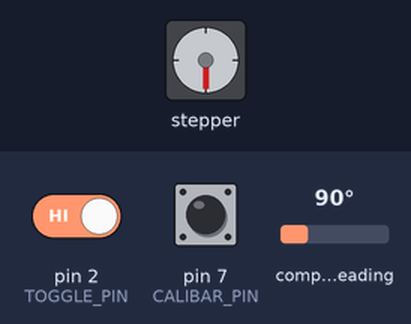
Bench run of a program on a simulated Arduino Uno, built with avr-gcc and run on an emulated ATmega328P. On the bench: stepper motor. Wiring (inferred from the names in the program): AS5600 angle sensor at I2C address 0x36; stepper motor driver (200 steps per turn assumed): step pin 9; direction pin 8; enable pin 10. The test bench sets the inputs (shaded band); at power-on: compass heading 90°, pin 2 (TOGGLE_PIN) HIGH, pin 7 (CALIBAR_PIN) HIGH. What the program prints to the serial monitor is not drawn.

Above: at 8.6 s.
8.7 s: compass heading set to 76°
At 9.15 s:
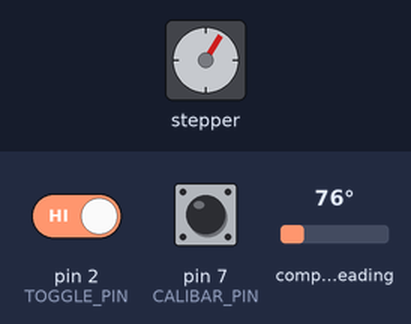
At 12.0 s:
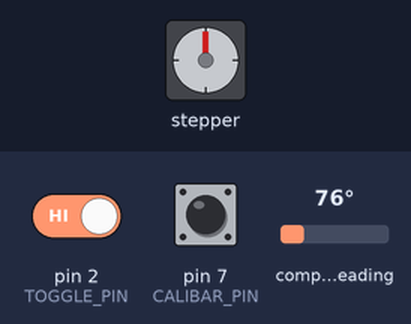
Timing chart, 0 to 13.5 s (numbered marks = the images above; inputs shaded):
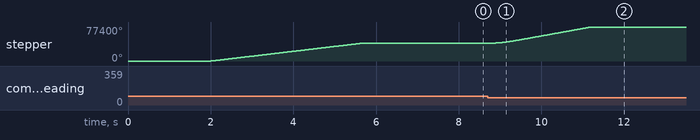

Measured:
- after the input at 8.7 s, stepper: turns 36900° clockwise in 2.5 s, starting at once

The program:

main.cpp
```cpp
#include <Arduino.h>
#include <Wire.h>

#define TOGGLE_PIN   2
#define CALIBAR_PIN  7
#define DIR_PIN      8
#define STEP_PIN     9   // Port B, Pin 1 on ATmega328P (Uno/Nano)
#define EN_PIN       10

#define AS5600_ADDR   0x36
#define RAW_ANGLE_MSB 0x0C  // i2c-> A4 sda. A5 scl
#define STATUS_REG    0x0B

long moniter_speed = 115200;
volatile uint8_t hault = 0;

// ============================================================================
//                         PHYSICAL HARDWARE LIMITS
// ============================================================================
// Locked at 1/8 Microstepping (MS1=LOW, MS2=LOW on TMC2209)
const float STEPS_PER_CM = 500.0;        // 50,000 steps per meter
const float MAX_RAIL_LENGTH_CM = 90.0;
const long MAX_STEPS = MAX_RAIL_LENGTH_CM * STEPS_PER_CM; // 45,000 steps total
const long SAFETY_BUFFER_STEPS = 2000;   // 4 cm safety zone at each end (reduce usable range to ~82 cm)
const long MIN_SAFE_STEPS = SAFETY_BUFFER_STEPS;           // Left boundary
const long MAX_SAFE_STEPS = MAX_STEPS - SAFETY_BUFFER_STEPS; // Right boundary

// ============================================================================
//      TORQUE-OPTIMIZED 24V PARAMETERS (NEMA17 42BYGH47-401A)
// ============================================================================
// Pendulum Target & Safety
float targetAngle   = 192.67;     // Vertical center offset
const float safeMargin = 25.0;    // Shut down motor if tilt > 25 deg
float deadbandAngle = 0.5f;       // Prevents micro-hunting at center

// --- DYNAMIC TORQUE BOUNDARIES ---
float speedMultiplier = 900.0f;      // Proportional speed scaling (prevents instant speed pegging)
float maxAccelPerLoop = 80.0f;       // 80 steps/loop = 32,000 steps/s² (smooth acceleration)
float minSpeedStepsSec = 100.0f;     // Minimum starting step rate
float maxSpeedStepsSec = 14000.0f;   // ~525 RPM max speed (peak torque band for belt-driven cart)
float lowAngleBoostExponent = 1.0f;  // Pure linear scaling

// --- STABLE CONTROL GAINS ---
float Kp = 40.0f;   // Responsive baseline gain
float Ki = 0.00f;   // Keep disabled
float Kd = 2.10f;   // High-speed derivative damping
// ============================================================================

// Tracking & Timing Variables
long currentPositionSteps = 0;
float currentStepsPerSec = 0.0f;

float errorAngle = 0.0;
float lastError = 0.0;
float integral = 0.0;
const float maxIntegral = 50.0;

// Derivative filtering (low-pass filter to reject encoder jitter)
float filteredDerivative = 0.0f;
const float derivativeLPF = 0.25f; // Alpha: 0.1-0.3 range

// Cascaded PID: Position outer loop DISABLED (set to near-zero to let angle loop dominate)
long centerPositionSteps = MAX_STEPS / 2;  // 22500 steps = 45 cm center
float positionError = 0.0f;
float lastPositionError = 0.0f;
float positionIntegral = 0.0f;

float posKp = 0.00012f;   // DISABLED: Position control interferes with balance
float posKi = 0.0f;   // DISABLED
float posKd = 0.0f;   // DISABLED
const float maxPositionIntegral = 0.0f;
float targetAngleDynamic = 192.67f; // Will be static (no position modulation)

unsigned long lastLoopTime = 0;
const unsigned long sampleTimeUs = 2500; // 2.5 ms loop frame (400 Hz)

volatile unsigned long lastInteruptTime = 0;
int differenceTimeAllowed = 200;

// Direct Port I/O macros for Pin 9 (Fast step pulsing)
#if defined(__AVR_ATmega328P__) || defined(__AVR_ATmega168__)
  #define STEP_HIGH() (PORTB |= 0x02)  // Pin 9 HIGH
  #define STEP_LOW()  (PORTB &= ~0x02) // Pin 9 LOW
#else
  #define STEP_HIGH() digitalWrite(STEP_PIN, HIGH)
  #define STEP_LOW()  digitalWrite(STEP_PIN, LOW)
#endif

void handleInterupts() {
  if (millis() - lastInteruptTime > differenceTimeAllowed) {
    hault = (hault == 0) ? 1 : 0;
    lastInteruptTime = millis();
  }
}

uint8_t readStatus() {
  Wire.beginTransmission(AS5600_ADDR);
  Wire.write(STATUS_REG);
  Wire.endTransmission();
  Wire.requestFrom(AS5600_ADDR, 1);
  if (Wire.available()) return Wire.read();
  return 0;
}

float readAngle() {
  Wire.beginTransmission(AS5600_ADDR);
  Wire.write(RAW_ANGLE_MSB);
  if (Wire.endTransmission() != 0) {
    return -1.0f;
  }

  Wire.requestFrom(AS5600_ADDR, 2);
  if (Wire.available() >= 2) {
    uint8_t highByte = Wire.read();
    uint8_t lowByte  = Wire.read();
    uint16_t angle = ((highByte & 0x0F) << 8) | lowByte;
    return (angle / 4096.0) * 360.0;
  }
  return -1.0f;
}

void driveMotor(float pidOutput) {
  float absOutput = abs(pidOutput);

  // 1. Calculate target speed with scaling
  float targetSpeed = 0.0f;

  if (absOutput >= deadbandAngle) {
    bool requestedDir = (pidOutput > 0);
    float boostedOutput = pow(absOutput, lowAngleBoostExponent);

    targetSpeed = constrain(boostedOutput * speedMultiplier, minSpeedStepsSec, maxSpeedStepsSec);
    if (!requestedDir) {
      targetSpeed = -targetSpeed;
    }
  } else {
    targetSpeed = 0.0f; // Smooth zero-speed in deadband
  }

  // 2. Smooth acceleration ramp toward targetSpeed
  if (targetSpeed > currentStepsPerSec) {
    currentStepsPerSec += maxAccelPerLoop;
    if (currentStepsPerSec > targetSpeed) currentStepsPerSec = targetSpeed;
  } else if (targetSpeed < currentStepsPerSec) {
    currentStepsPerSec -= maxAccelPerLoop;
    if (currentStepsPerSec < targetSpeed) currentStepsPerSec = targetSpeed;
  }

  if (abs(currentStepsPerSec) < 0.5f) {
    currentStepsPerSec = 0.0f;
    return;
  }

  // 3. Direction and hard rail boundaries with power cutoff
  bool currentDir = (currentStepsPerSec > 0.0f);

  // SAFETY: Cut motor if at or past safe boundaries
  if (currentPositionSteps <= MIN_SAFE_STEPS) {
    digitalWrite(EN_PIN, HIGH); // Cut motor power at left limit
    currentStepsPerSec = 0.0f;
    return;
  }
  if (currentPositionSteps >= MAX_SAFE_STEPS) {
    digitalWrite(EN_PIN, HIGH); // Cut motor power at right limit
    currentStepsPerSec = 0.0f;
    return;
  }

  // Also prevent moving TOWARD a boundary that's close
  if (!currentDir && currentPositionSteps - (int)(abs(currentStepsPerSec) * 0.0025f) <= MIN_SAFE_STEPS) {
    digitalWrite(EN_PIN, HIGH);
    currentStepsPerSec = 0.0f;
    return;
  }
  if (currentDir && currentPositionSteps + (int)(abs(currentStepsPerSec) * 0.0025f) >= MAX_SAFE_STEPS) {
    digitalWrite(EN_PIN, HIGH);
    currentStepsPerSec = 0.0f;
    return;
  }

  digitalWrite(DIR_PIN, currentDir ? HIGH : LOW);

  float absSpeed = abs(currentStepsPerSec);

  // 4. EVEN PULSE DISTRIBUTION ACROSS 2.5MS WINDOW
  int stepsToTake = (int)(absSpeed * 0.0025f);
  if (stepsToTake < 1) stepsToTake = 1;

  uint16_t pulseIntervalUs = 2500 / stepsToTake;

  // 5. High-speed pulse loop using direct port I/O
  for (int i = 0; i < stepsToTake; i++) {
    if (currentPositionSteps <= MIN_SAFE_STEPS || currentPositionSteps >= MAX_SAFE_STEPS) break;

    STEP_HIGH();
    delayMicroseconds(2); // Driver pulse width
    STEP_LOW();

    if (pulseIntervalUs > 2) {
      delayMicroseconds(pulseIntervalUs - 2);
    }

    if (currentDir) {
      currentPositionSteps++;
    } else {
      currentPositionSteps--;
    }
  }
}

bool calibrate() {
  Serial.println("Homing to calibration switch...");

  digitalWrite(DIR_PIN, LOW);
  while(digitalRead(CALIBAR_PIN) != HIGH) {
    STEP_HIGH();
    delayMicroseconds(80);
    STEP_LOW();
    delayMicroseconds(80);
  }

  currentPositionSteps = 0;
  Serial.println("Homed at 0 cm!");

  Serial.println("Moving carriage to center (45 cm)...");
  digitalWrite(DIR_PIN, HIGH);

  long targetCenterSteps = MAX_STEPS / 2;
  while (currentPositionSteps < targetCenterSteps) {
    STEP_HIGH();
    delayMicroseconds(80);
    STEP_LOW();
    delayMicroseconds(80);
    currentPositionSteps++;
  }

  Serial.println("Carriage centered at 45 cm.");
  Serial.println("=================================================");
  Serial.println(">>> ANGLE CALIBRATION WINDOW <<<");
  Serial.println("Hold pendulum perfectly upright.");
  Serial.println("Press the CALIBRATION switch or TOGGLE button to lock target angle...");
  Serial.println("=================================================");

  // Wait for switch/button release if currently pressed
  delay(500);

  unsigned long lastPrintTime = 0;

  // Wait for user to trigger CALIBAR_PIN or TOGGLE_PIN
  while (digitalRead(CALIBAR_PIN) == LOW && digitalRead(TOGGLE_PIN) == LOW) {
    if (millis() - lastPrintTime > 200) {
      float liveAngle = readAngle();
      Serial.print("Live Raw Angle: ");
      Serial.print(liveAngle, 2);
      Serial.println(" deg (Waiting for button press...)");
      lastPrintTime = millis();
    }
    delay(10);
  }

  // Sample vertical center over 50 readings (250ms) for high accuracy
  Serial.println("Sampling zero-angle offset...");
  float sumAngle = 0.0f;
  int sampleCount = 50;
  for (int i = 0; i < sampleCount; i++) {
    sumAngle += readAngle();
    delay(5);
  }

  targetAngle = sumAngle / (float)sampleCount;
  targetAngleDynamic = targetAngle;

  Serial.print("SUCCESS! Target Vertical Angle set to: ");
  Serial.print(targetAngle, 2);
  Serial.println(" deg");
  Serial.println("Balancing loop starting in 1 second...");
  delay(1000);

  return true;
}


void setup() {
  Serial.begin(moniter_speed);
  delay(1000);
  Wire.begin();
  Wire.setClock(400000); // Fast I2C Bus (400kHz)
  Wire.setWireTimeout(3000, true);

  delay(1000);

  pinMode(STEP_PIN, OUTPUT);
  pinMode(DIR_PIN, OUTPUT);
  pinMode(EN_PIN, OUTPUT);
  pinMode(TOGGLE_PIN, INPUT);
  pinMode(CALIBAR_PIN, INPUT);

  digitalWrite(EN_PIN, LOW); // Enable driver

  attachInterrupt(digitalPinToInterrupt(TOGGLE_PIN), handleInterupts, RISING);

  uint8_t status = readStatus();
  Serial.println(status, HEX); // 0x20 = Magnet OK, 0x28 = Magnet too close, 0x30 = Magnet too far
  if (status & 0x20) Serial.println("AS5600: Magnet detected!");
    else Serial.println("AS5600: WARNING - NO MAGNET DETECTED!");
  if (status & 0x10) Serial.println("AS5600: Magnet TOO FAR");
  if (status & 0x08) Serial.println("AS5600: Magnet TOO CLOSE");

  calibrate();
  lastLoopTime = micros();
}

void loop() {
  if (hault > 0) {
    digitalWrite(EN_PIN, HIGH);
    integral = 0;
    positionIntegral = 0;
    lastError = 0;
    lastPositionError = 0;
    filteredDerivative = 0.0f;
    currentStepsPerSec = 0.0f;
    delay(100);
    return;
  }

  // 2.5 ms high-speed sample loop (400 Hz)
  unsigned long currentTime = micros();
  if (currentTime - lastLoopTime < sampleTimeUs) return;

  float dt = (currentTime - lastLoopTime) / 1000000.0f;
  lastLoopTime = currentTime;

  float realAngle = readAngle();
  if (realAngle < 0) return;

  // ========== OUTER LOOP: Position Control (Cascaded PID) ==========
  positionError = centerPositionSteps - currentPositionSteps;

  // Position P term
  float posP = posKp * positionError;

  // Position I term (anti-windup)
  positionIntegral += positionError * dt;
  positionIntegral = constrain(positionIntegral, -maxPositionIntegral, maxPositionIntegral);
  float posI = posKi * positionIntegral;

  // Position D term (smooth derivative)
  float posDerivative = (positionError - lastPositionError) / dt;
  float posD = posKd * posDerivative;
  lastPositionError = positionError;

  // Position correction to angle setpoint (max ±3 degrees adjustment)
  float positionCorrection = constrain(posP + posI + posD, -3.0f, 3.0f);
  targetAngleDynamic = targetAngle + positionCorrection;

  // ========== INNER LOOP: Angle Balance (High-speed 400 Hz) ==========
  errorAngle = targetAngleDynamic - realAngle;
  if (errorAngle < -180.0) errorAngle += 360.0;
  if (errorAngle > 180.0)  errorAngle -= 360.0;

  if (abs(errorAngle) > safeMargin) {
    digitalWrite(EN_PIN, HIGH);
    integral = 0;
    filteredDerivative = 0.0f;
    currentStepsPerSec = 0.0f;
    return;
  } else {
    digitalWrite(EN_PIN, LOW);
  }

  // Proportional term
  float P = Kp * errorAngle;

  // Integral term
  integral += errorAngle * dt;
  integral = constrain(integral, -maxIntegral, maxIntegral);
  float I = Ki * integral;

  // Derivative term with LOW-PASS FILTER (rejects encoder noise)
  float rawDerivative = (errorAngle - lastError) / dt;
  filteredDerivative = (derivativeLPF * rawDerivative) + ((1.0f - derivativeLPF) * filteredDerivative);
  float D = Kd * filteredDerivative;
  lastError = errorAngle;

  float pidOutput = P + I + D;

  driveMotor(pidOutput);
}
```
